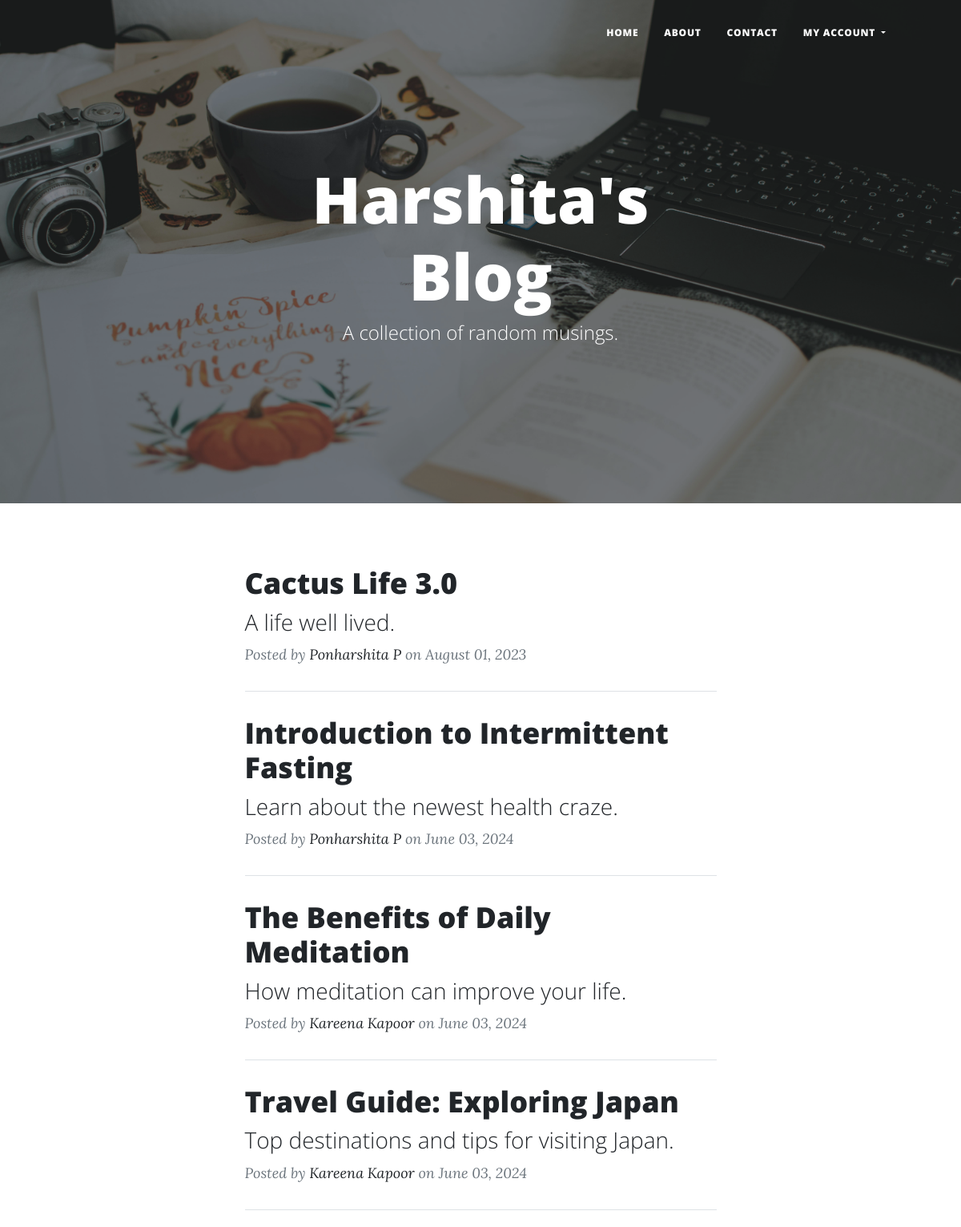
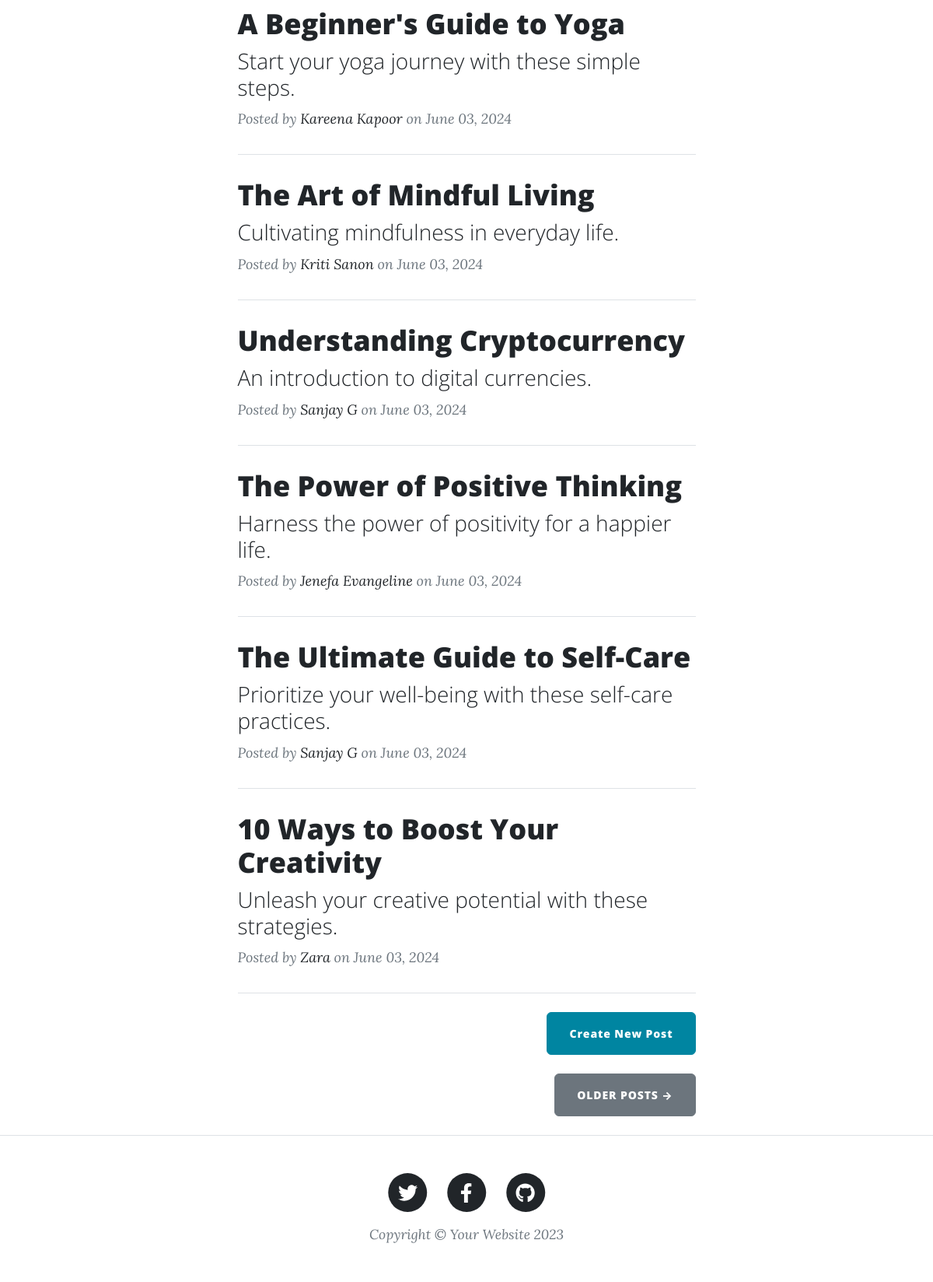
The page / on the database its author committed (2 pictures, top to bottom).
### main.py (models this page shows)
class BlogPost(db.Model):
    __tablename__ = "blog_posts"
    id: Mapped[int] = mapped_column(Integer, primary_key=True)
    author_id: Mapped[int] = mapped_column(Integer, db.ForeignKey("users.id"))
    author = relationship("User", back_populates="posts")
    title: Mapped[str] = mapped_column(String(250), unique=True, nullable=False)
    subtitle: Mapped[str] = mapped_column(String(250), nullable=False)
    date: Mapped[str] = mapped_column(String(250), nullable=False)
    body: Mapped[str] = mapped_column(Text, nullable=False)
    img_url: Mapped[str] = mapped_column(String(250), nullable=False)
    comments = relationship("Comment", back_populates="parent_post")

class User(UserMixin, db.Model):
    __tablename__ = "users"
    id: Mapped[int] = mapped_column(Integer, primary_key=True)
    email: Mapped[str] = mapped_column(String(100), unique=True)
    password: Mapped[str] = mapped_column(String(100))
    name: Mapped[str] = mapped_column(String(100))
    posts = relationship("BlogPost", back_populates="author")
    comments = relationship("Comment", back_populates="comment_author")

### main.py (the view)
@app.route('/')
def get_all_posts():
    result = db.session.execute(db.select(BlogPost))
    posts = result.scalars().all()
    return render_template("index.html", all_posts=posts, current_user=current_user)

### templates/index.html (shortened to what this page needs)
{% include "header.html" %}
<header
  class="masthead"
  style="background-image: url('../static/assets/img/home-bg.jpg')"
>
  <div class="container position-relative px-4 px-lg-5">
    <div class="row gx-4 gx-lg-5 justify-content-center">
      <div class="col-md-10 col-lg-8 col-xl-7">
        <div class="site-heading">
          <h1>Harshita's Blog</h1>
          <span class="subheading">A collection of random musings.</span>
        </div>
      </div>
    </div>
  </div>
</header>
<div class="container px-4 px-lg-5">
  <div class="row gx-4 gx-lg-5 justify-content-center">
    <div class="col-md-10 col-lg-8 col-xl-7">
      {% for post in all_posts %}
      <div class="post-preview">
        <a href="{{ url_for('show_post', post_id=post.id) }}">
          <h2 class="post-title">{{ post.title }}</h2>
          <h3 class="post-subtitle">{{ post.subtitle }}</h3>
        </a>
        <p class="post-meta">
          Posted by
          <a href="#">{{post.author.name}}</a>
          on {{post.date}}
        </p>
      </div>
      <hr class="my-4" />
      {% endfor %}
      <div class="d-flex justify-content-end mb-4">
        <a
          class="btn btn-primary float-right"
          href="{{url_for('add_new_post')}}"
          >Create New Post</a
        >
      </div>
      <div class="d-flex justify-content-end mb-4">
        <a class="btn btn-secondary text-uppercase" href="{{url_for('get_all_posts')}}">Older Posts →</a>
      </div>
    </div>
  </div>
</div>
{% include "footer.html" %}

### templates/header.html (shortened to what this page needs)
<!DOCTYPE html>
<html lang="en">
  <head>
    {% block styles %}
    {{ bootstrap.load_css() }}
    <link
      href="{{ url_for('static', filename='css/styles.css') }}"
      rel="stylesheet"
    />
    {% endblock %}
  </head>
  <body>
    <nav class="navbar navbar-expand-lg navbar-light" id="mainNav">
      <div class="container px-4 px-lg-5">
        <div class="collapse navbar-collapse" id="navbarResponsive">
          <ul class="navbar-nav ms-auto py-4 py-lg-0">
            <li class="nav-item">
              <a
                class="nav-link px-lg-3 py-3 py-lg-4"
                href="{{ url_for('get_all_posts') }}"
                >Home</a
              >
            </li>
            <li class="nav-item">
              <a
                class="nav-link px-lg-3 py-3 py-lg-4"
                href="{{ url_for('about') }}"
                >About</a
              >
            </li>
            <li class="nav-item">
              <a
                class="nav-link px-lg-3 py-3 py-lg-4"
                href="{{ url_for('contact') }}"
                >Contact</a
              >
            </li>
            {% if current_user.is_authenticated: %}
              <li class="nav-item dropdown">
                <a
                  class="nav-link dropdown-toggle px-lg-3 py-3 py-lg-4"
                  href="#"
                  id="accountDropdown"
                  role="button"
                  data-bs-toggle="dropdown"
                  aria-haspopup="true"
                  aria-expanded="false"
                >
                  My Account
                </a>
                <div class="dropdown-menu" aria-labelledby="accountDropdown">
                  <a class="dropdown-item" href="{{ url_for('my_blogs') }}">Go to My Blogs</a>
                  <a class="dropdown-item" href="{{ url_for('logout') }}">Log Out</a>
                </div>
              </li>
            {% else: %}
              <li class="nav-item dropdown">
                <a
                  class="nav-link dropdown-toggle px-lg-3 py-3 py-lg-4"
                  href="#"
                  id="accountDropdown"
                  role="button"
                  data-bs-toggle="dropdown"
                  aria-haspopup="true"
                  aria-expanded="false"
                >
                  My Account
                </a>
              </li>
            {% endif %}
          </ul>
        </div>
      </div>
    </nav>
  </body>
</html>

### templates/footer.html (shortened to what this page needs)
        <footer class="border-top">
          <div class="container px-4 px-lg-5">
              <div class="row gx-4 gx-lg-5 justify-content-center">
                  <div class="col-md-10 col-lg-8 col-xl-7">
                      <ul class="list-inline text-center">
                          <li class="list-inline-item">
                              <a href="#!">
                                  <span class="fa-stack fa-lg">
                                      <i class="fas fa-circle fa-stack-2x"></i>
                                      <i class="fab fa-twitter fa-stack-1x fa-inverse"></i>
                                  </span>
                              </a>
                          </li>
                          <li class="list-inline-item">
                              <a href="#!">
                                  <span class="fa-stack fa-lg">
                                      <i class="fas fa-circle fa-stack-2x"></i>
                                      <i class="fab fa-facebook-f fa-stack-1x fa-inverse"></i>
                                  </span>
                              </a>
                          </li>
                          <li class="list-inline-item">
                              <a href="#!">
                                  <span class="fa-stack fa-lg">
                                      <i class="fas fa-circle fa-stack-2x"></i>
                                      <i class="fab fa-github fa-stack-1x fa-inverse"></i>
                                  </span>
                              </a>
                          </li>
                      </ul>
                      <div class="small text-center text-muted fst-italic">Copyright &copy; Your Website 2023</div>
                  </div>
              </div>
          </div>
      </footer>
  </body>
</html>

### rows shown on the page
BlogPost: title "Cactus Life 3.0", subtitle "A life well lived.", author.name "Ponharshita P", date "August 01, 2023"
BlogPost: title "Introduction to Intermittent Fasting", subtitle "Learn about the newest health craze.", author.name "Ponharshita P", date "June 03, 2024"
BlogPost: title "The Benefits of Daily Meditation", subtitle "How meditation can improve your life.", author.name "Kareena Kapoor", date "June 03, 2024"
BlogPost: title "Travel Guide: Exploring Japan", subtitle "Top destinations and tips for visiting Japan.", author.name "Kareena Kapoor", date "June 03, 2024"
BlogPost: title "A Beginner's Guide to Yoga", subtitle "Start your yoga journey with these simple steps.", author.name "Kareena Kapoor", date "June 03, 2024"
BlogPost: title "The Art of Mindful Living", subtitle "Cultivating mindfulness in everyday life.", author.name "Kriti Sanon", date "June 03, 2024"
BlogPost: title "Understanding Cryptocurrency", subtitle "An introduction to digital currencies.", author.name "Sanjay G", date "June 03, 2024"
BlogPost: title "The Power of Positive Thinking", subtitle "Harness the power of positivity for a happier life.", author.name "Jenefa Evangeline", date "June 03, 2024"
BlogPost: title "The Ultimate Guide to Self-Care", subtitle "Prioritize your well-being with these self-care practices.", author.name "Sanjay G", date "June 03, 2024"
BlogPost: title "10 Ways to Boost Your Creativity", subtitle "Unleash your creative potential with these strategies.", author.name "Zara", date "June 03, 2024"
